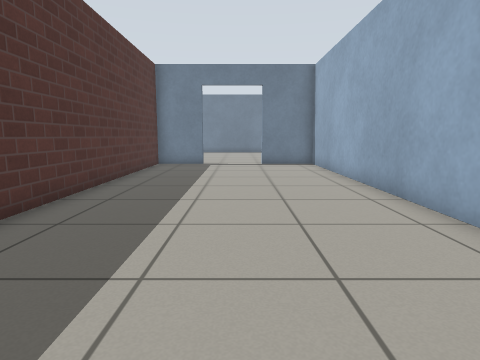
View 1 (above)

13 first-person views from a walk through a world built for the Gazebo simulator. The camera is 0.72 m above the floor, tilts 8° down and sees 75° across. The floor is counted in squares, 0.5 m on a side. Each view is taken from the middle of a square. On the plan, view 1 faces up. The plan holds only what a view shows up to about 15 squares ahead; the rest is blank. Simple patterns stand in for the simulator's built-in surfaces.

View 2
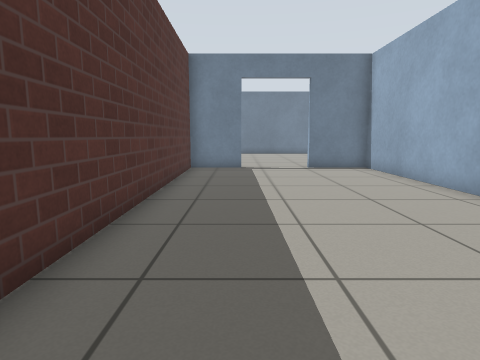

View 3
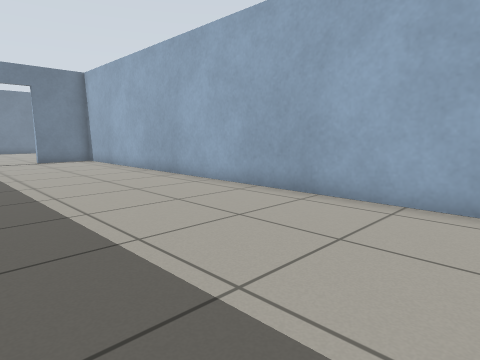

View 4
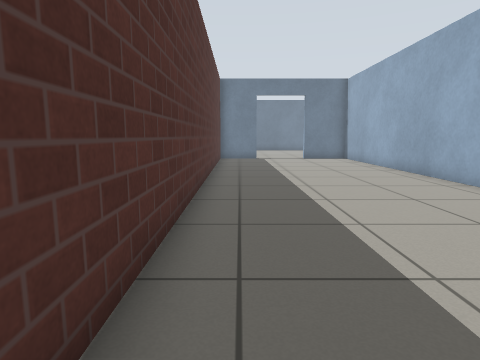

View 5
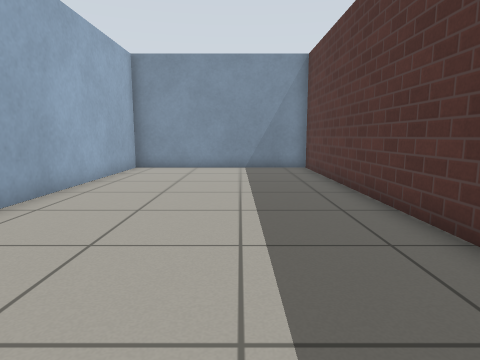

View 6
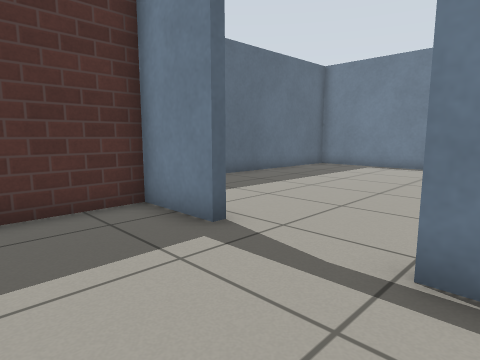

View 7
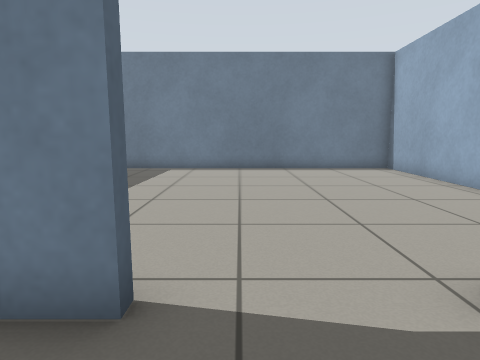

View 8
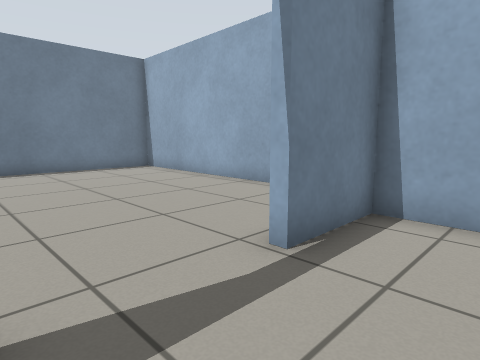

View 9
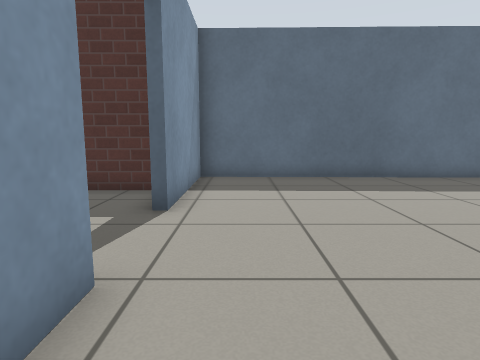

View 10
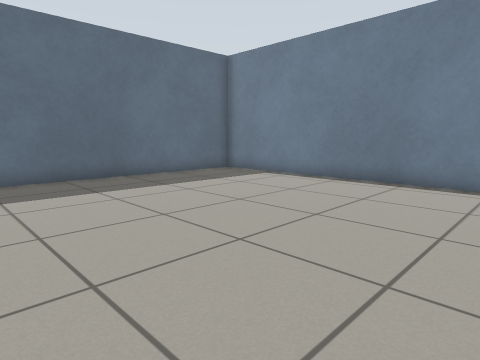

View 11
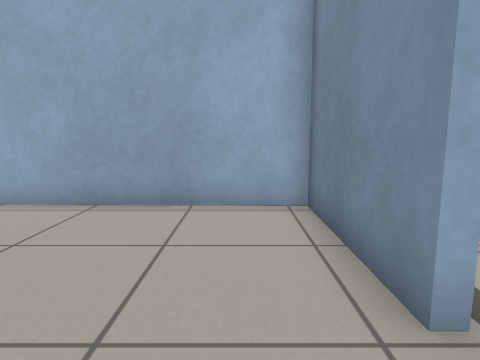

View 12
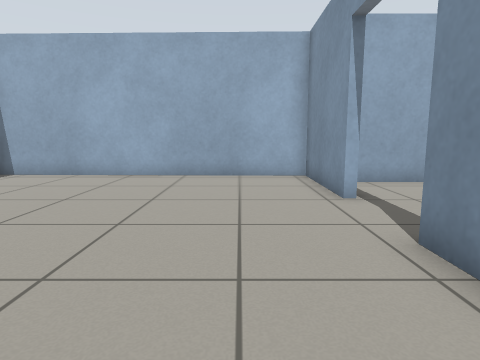

View 13
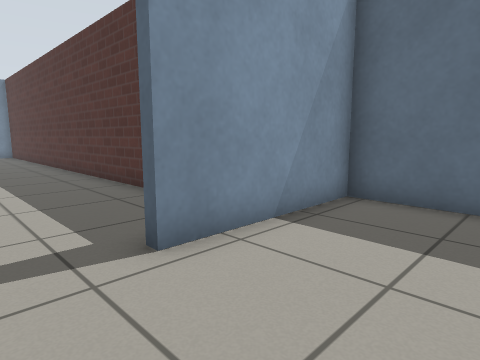

### Floor plan
Points are (right, up) in squares from view 1. A wall is a line through its corners. A room is listed if a view was taken in it or the views show most of it. See-through windows are left out.
Room 1 (views 1, 2, 3, 4, 5, 6, 7, 8)
walls: (-1.9, 16.3) (-4.3, 16.3) (-4, -5.3) (3.8, -5.3) (3.8, 16.3) (1.1, 16.3)
ways out: open door at (-0.5, 16.3) to room 2
Room 2 (views 9, 10, 11, 12, 13)
walls: (1.1, 16.6) (5.4, 16.6) (5.6, 28) (-6.8, 28) (-7, 16.6) (-1.9, 16.6)
ways out: open door at (-0.5, 16.3) to room 1

Positions as (right, up) in squares from view 1, and headings:
1: (0, 0), facing up
2: (-2, 2), facing up
3: (-3, -3), facing up-right
4: (-3, -4), facing up
5: (-1, 9), facing down
6: (2, 13), facing up-left
7: (-1, 14), facing up
8: (-2, 14), facing up-right
9: (4, 18), facing left
10: (4, 18), facing up-left
11: (-1, 18), facing right
12: (-6, 19), facing right
13: (0, 20), facing down-left
